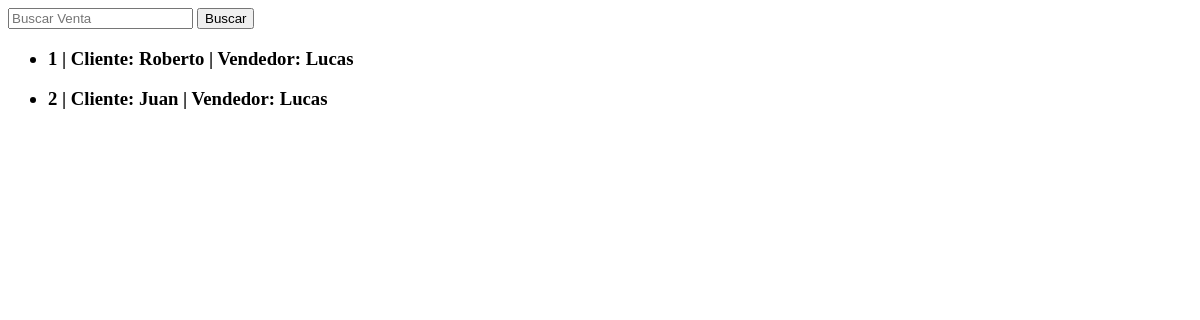
/clase/buscar-venta/, run on an earlier commit of the app's database.
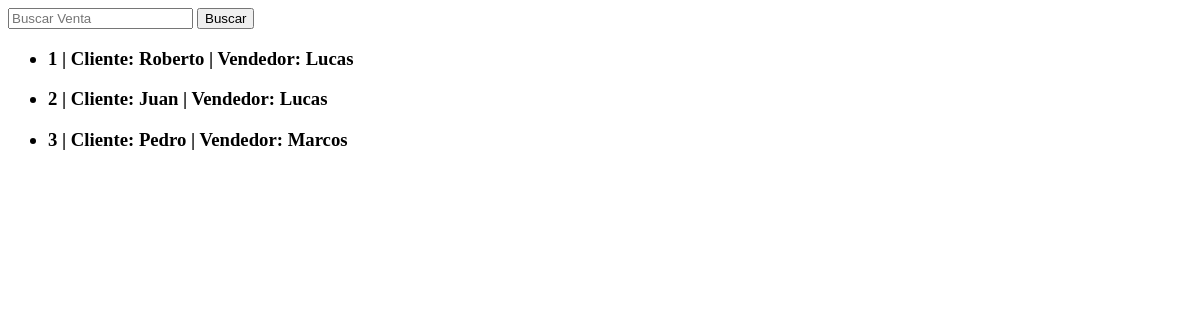
And on a later commit of the database.
### clase/models.py (models this page shows)
class Venta(models.Model):
    Nro_Venta = models.PositiveIntegerField(unique=True)
    cliente = models.ForeignKey(Cliente, on_delete=models.SET_NULL, null=True, blank=True)
    vendedor = models.ForeignKey(Vendedor, on_delete=models.SET_NULL, null=True, blank=True)
    producto = models.ManyToManyField(Producto)

class Cliente(models.Model):
    nombre = models.CharField(max_length=50)
    def __str__(self) -> str:
        return self.nombre

class Vendedor(models.Model):
    nombre = models.CharField(max_length=50)
    def __str__(self) -> str:
        return self.nombre

### clase/views.py (the view)
# urls.py: path('buscar-venta/', buscar_venta, name='buscar_venta'),
def buscar_venta(request):
    if request.method == 'GET' and 'q' in request.GET:
        busqueda = request.GET.get('q', '')
        productos = Venta.objects.filter(Nro_Venta__icontains=busqueda)
    else:
        productos = Venta.objects.all()
    return render(request, 'clase/buscar_venta.html', {'ventas': productos})

### clase/templates/clase/buscar_venta.html (shortened to what this page needs)
{% extends 'core/base.html' %}
{% block contenido %}
    <form method="GET" action="{% url 'clase:buscar_venta' %}">
        <input type="text" name="q" placeholder="Buscar Venta">
        <button type="submit">Buscar</button>
    </form>
    <ul>
        {% for venta in ventas %}
        <h3><li><p>{{ venta.Nro_Venta }} | Cliente: {{venta.cliente}}  | Vendedor: {{venta.vendedor}}</p></h3></li>
         {% endfor %}
    </ul>
{% endblock contenido %}

What changed in the data, as far as the page shows it:
added Venta: Nro_Venta "3", cliente "Pedro", vendedor "Marcos"
